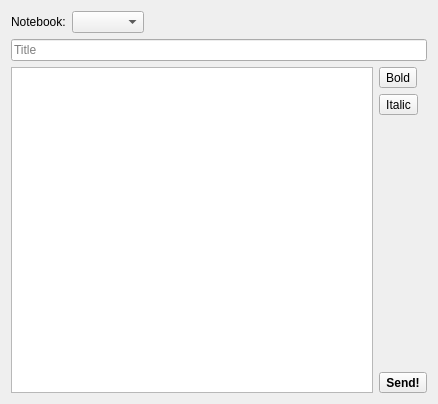
<?xml version="1.0" encoding="UTF-8"?>
<ui version="4.0">
 <class>MainWindow</class>
 <widget class="QDialog" name="MainWindow">
  <property name="geometry">
   <rect>
    <x>0</x>
    <y>0</y>
    <width>438</width>
    <height>404</height>
   </rect>
  </property>
  <property name="windowTitle">
   <string>NotePoster</string>
  </property>
  <layout class="QVBoxLayout" name="verticalLayout_2">
   <item>
    <layout class="QHBoxLayout" name="horizontalLayout_2">
     <item>
      <widget class="QLabel" name="label">
       <property name="text">
        <string>Notebook:</string>
       </property>
      </widget>
     </item>
     <item>
      <widget class="QComboBox" name="notebooksComboBox"/>
     </item>
     <item>
      <spacer name="horizontalSpacer">
       <property name="orientation">
        <enum>Qt::Horizontal</enum>
       </property>
       <property name="sizeHint" stdset="0">
        <size>
         <width>40</width>
         <height>20</height>
        </size>
       </property>
      </spacer>
     </item>
    </layout>
   </item>
   <item>
    <widget class="QLineEdit" name="titleLineEdit">
     <property name="placeholderText">
      <string>Title</string>
     </property>
    </widget>
   </item>
   <item>
    <layout class="QHBoxLayout" name="horizontalLayout">
     <item>
      <widget class="QTextEdit" name="noteTextEdit"/>
     </item>
     <item>
      <layout class="QVBoxLayout" name="verticalLayout">
       <item>
        <widget class="QToolButton" name="boldButton">
         <property name="text">
          <string>Bold</string>
         </property>
         <property name="checkable">
          <bool>true</bool>
         </property>
        </widget>
       </item>
       <item>
        <widget class="QToolButton" name="italicButton">
         <property name="text">
          <string>Italic</string>
         </property>
         <property name="checkable">
          <bool>true</bool>
         </property>
        </widget>
       </item>
       <item>
        <spacer name="verticalSpacer">
         <property name="orientation">
          <enum>Qt::Vertical</enum>
         </property>
         <property name="sizeHint" stdset="0">
          <size>
           <width>20</width>
           <height>40</height>
          </size>
         </property>
        </spacer>
       </item>
       <item>
        <widget class="QToolButton" name="sendButton">
         <property name="font">
          <font>
           <weight>75</weight>
           <bold>true</bold>
          </font>
         </property>
         <property name="text">
          <string>Send!</string>
         </property>
        </widget>
       </item>
      </layout>
     </item>
    </layout>
   </item>
  </layout>
 </widget>
 <layoutdefault spacing="6" margin="11"/>
 <resources/>
 <connections>
  <connection>
   <sender>boldButton</sender>
   <signal>toggled(bool)</signal>
   <receiver>MainWindow</receiver>
   <slot>setBold(bool)</slot>
   <hints>
    <hint type="sourcelabel">
     <x>397</x>
     <y>75</y>
    </hint>
    <hint type="destinationlabel">
     <x>433</x>
     <y>72</y>
    </hint>
   </hints>
  </connection>
  <connection>
   <sender>italicButton</sender>
   <signal>toggled(bool)</signal>
   <receiver>MainWindow</receiver>
   <slot>setItalic(bool)</slot>
   <hints>
    <hint type="sourcelabel">
     <x>393</x>
     <y>97</y>
    </hint>
    <hint type="destinationlabel">
     <x>429</x>
     <y>97</y>
    </hint>
   </hints>
  </connection>
  <connection>
   <sender>sendButton</sender>
   <signal>clicked()</signal>
   <receiver>MainWindow</receiver>
   <slot>createNote()</slot>
   <hints>
    <hint type="sourcelabel">
     <x>421</x>
     <y>381</y>
    </hint>
    <hint type="destinationlabel">
     <x>433</x>
     <y>380</y>
    </hint>
   </hints>
  </connection>
 </connections>
 <slots>
  <slot>setBold(bool)</slot>
  <slot>setItalic(bool)</slot>
  <slot>createNote()</slot>
 </slots>
</ui>
